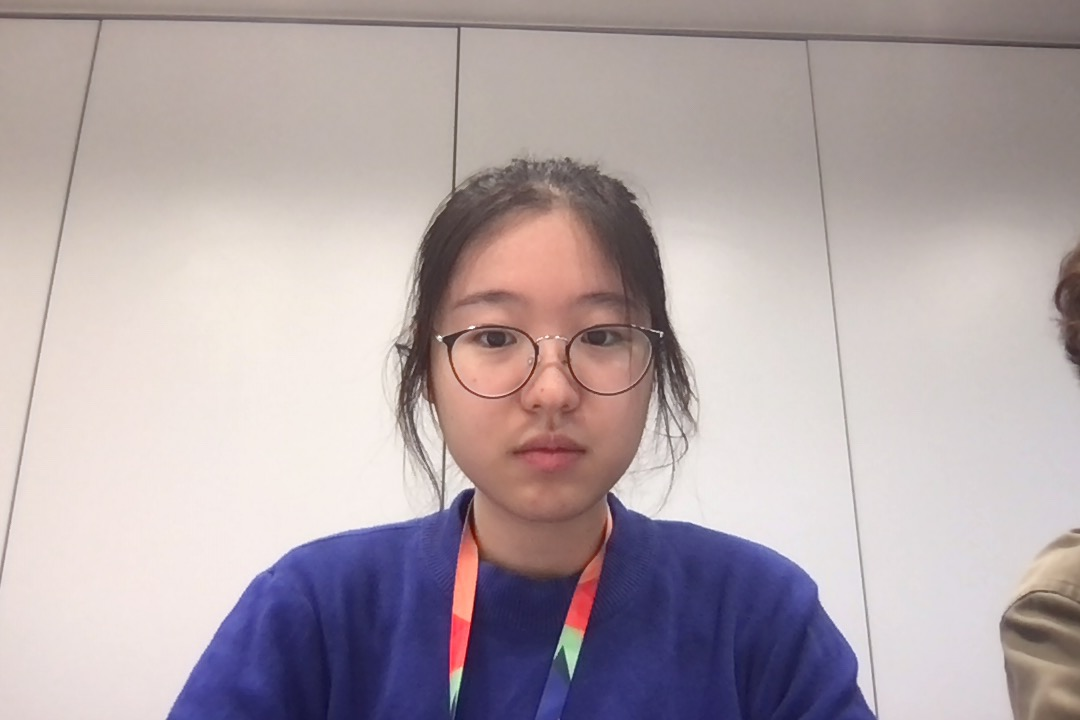
#> input picture coursework/python/image_basics/sample_pics/photo1.jpg, 1080 x 720 px; its folder holds only this picture in this run
$ jupyter execute background_subtraction.ipynb
#> lines starting #> are read from the running program, lines starting #| are printed output that depends on the picture
[cell 1]
import imageio as io
import numpy as np
import os
import matplotlib.pyplot as plt
import cv2

[cell 2]
root = 'sample_pics/'
photos = os.listdir(root)
grays = []
for photo in (photos):
    this_img = io.imread(root+photo)
#> this_img is the input picture: shape (720, 1080, 3); mean R, G, B 178.2, 165.5, 169
    this_gray = cv2.cvtColor(this_img, cv2.COLOR_BGR2GRAY)
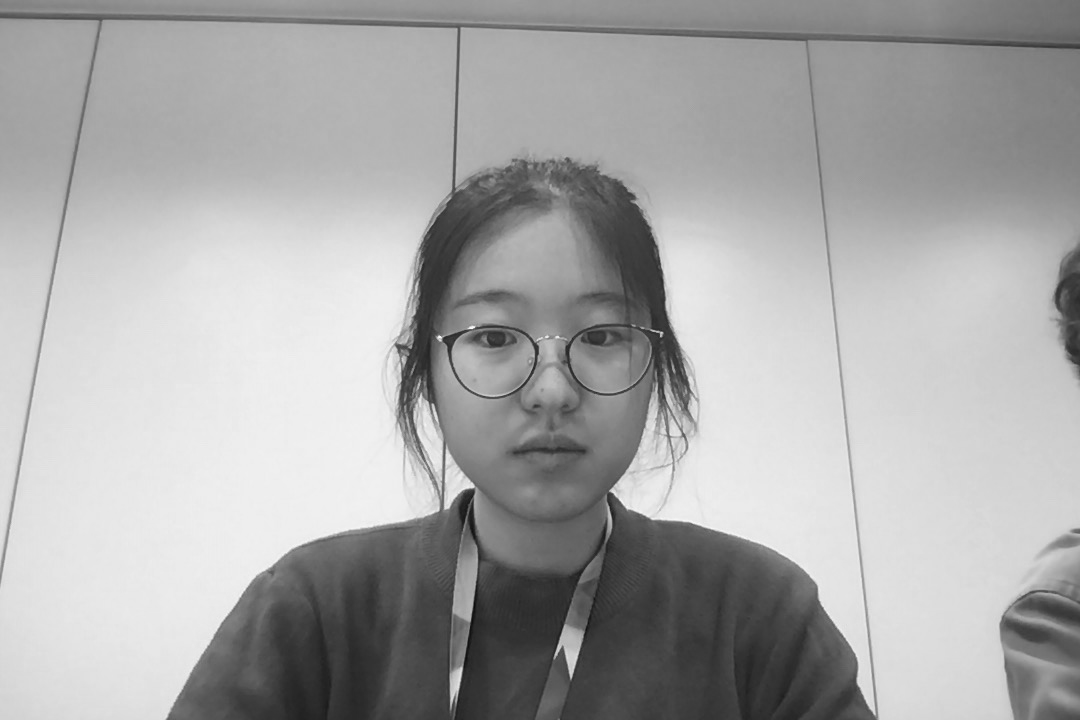
#> this_gray: shape (720, 1080); min 9, max 250, mean 168.1
    plt.figure()
    plt.imshow(this_img)
    grays.append(this_gray)
grays = np.array(grays)
average_grays = np.average(grays, axis=0)
plt.figure()
plt.imshow(average_grays,cmap='gray')

[cell 3]
for photo in (photos):
    this_img = io.imread(root+photo)
    this_gray = cv2.cvtColor(this_img, cv2.COLOR_BGR2GRAY)
    this_gray = this_gray.astype('float32')
    img_subt = this_gray - average_grays
#> img_subt: shape (720, 1080) float64; every value is 0
    img_subt = np.clip(img_subt,0,255)
    plt.figure()
    plt.imshow(img_subt,cmap='gray',vmin=0,vmax=255)


$ run again, on coursework/python/image_basics/sample_pics/photo5.jpg
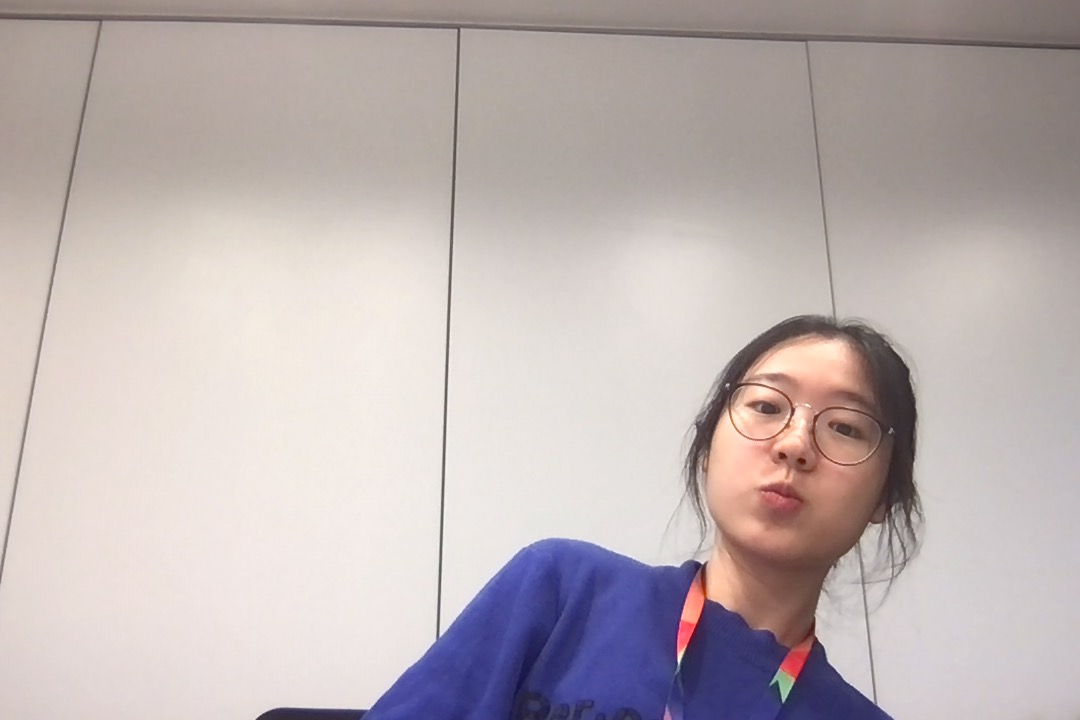
#> input picture coursework/python/image_basics/sample_pics/photo5.jpg, 1080 x 720 px
#> this_img is the input picture: shape (720, 1080, 3); mean R, G, B 190, 179.2, 179.2
#> `this_gray = cv2.cvtColor(this_img, cv2.COLOR_BGR2GRAY)`:
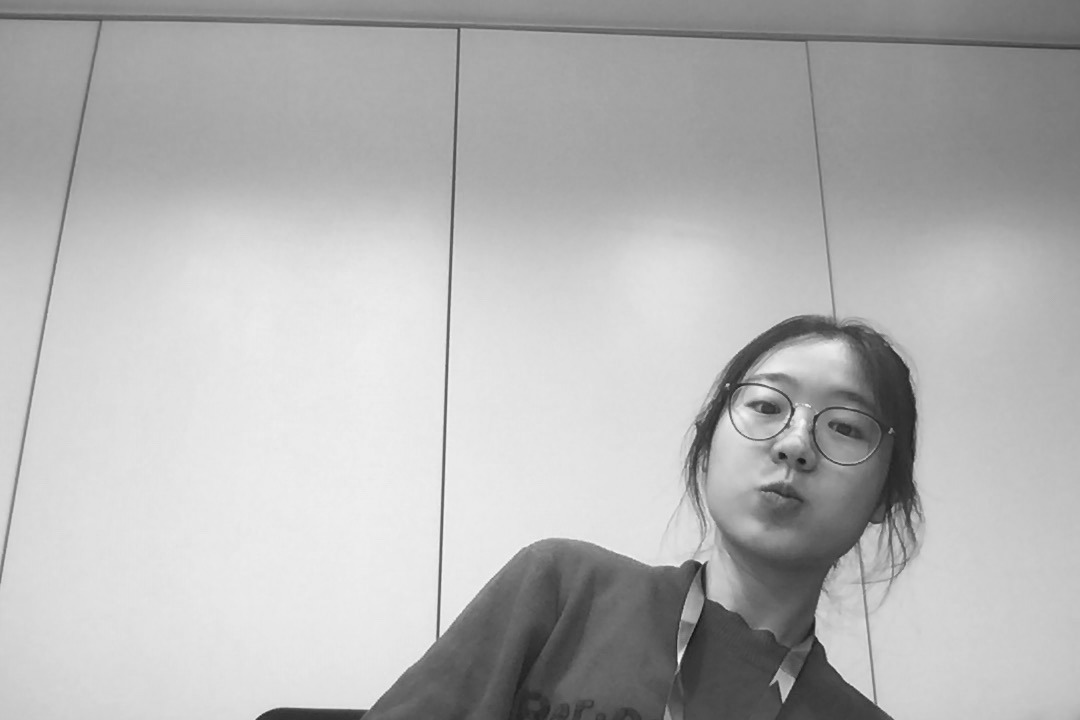
#> this_gray: shape (720, 1080); min 18, max 248, mean 180.4
#> img_subt: shape (720, 1080) float64; every value is 0

$ run again, on coursework/python/image_basics/sample_pics/photo2.jpg
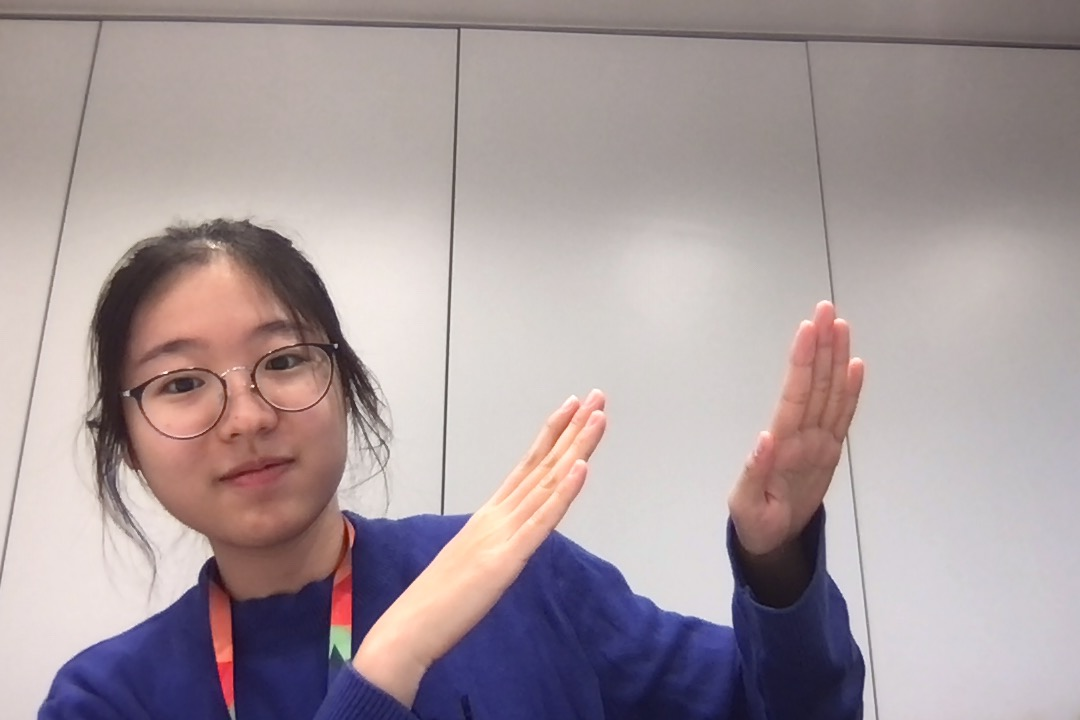
#> input picture coursework/python/image_basics/sample_pics/photo2.jpg, 1080 x 720 px
#> this_img is the input picture: shape (720, 1080, 3); mean R, G, B 167.3, 153.9, 156.9
#> `this_gray = cv2.cvtColor(this_img, cv2.COLOR_BGR2GRAY)`:
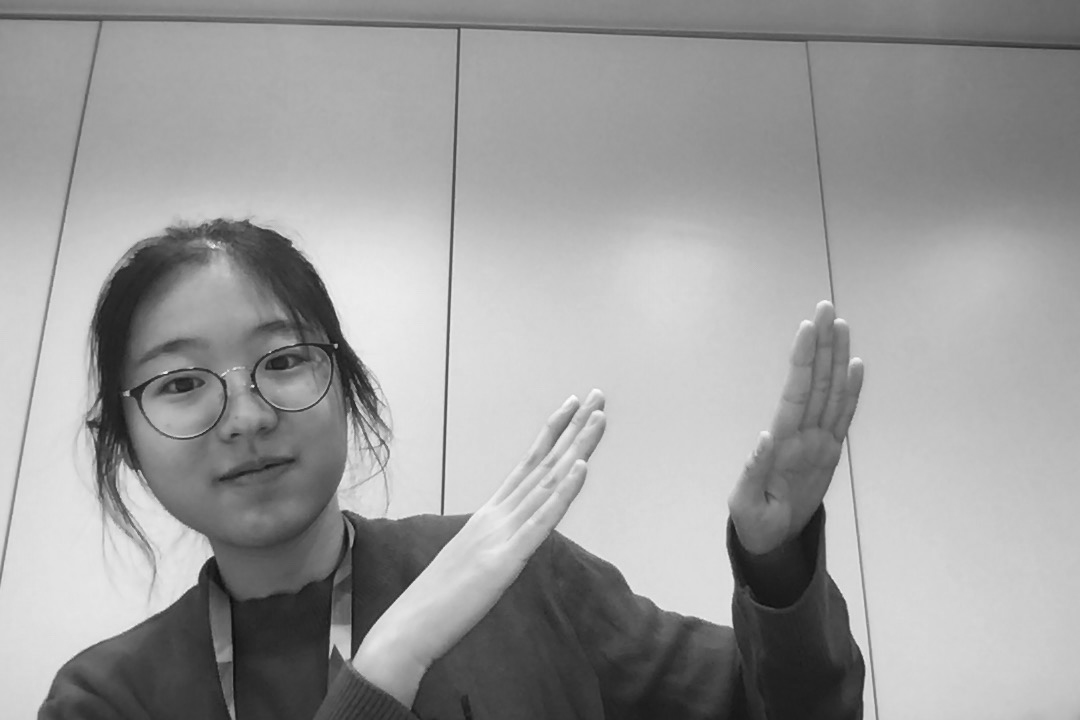
#> this_gray: shape (720, 1080); min 12, max 252, mean 156.4
#> img_subt: shape (720, 1080) float64; every value is 0

$ run again, on coursework/python/image_basics/sample_pics/photo3.jpg
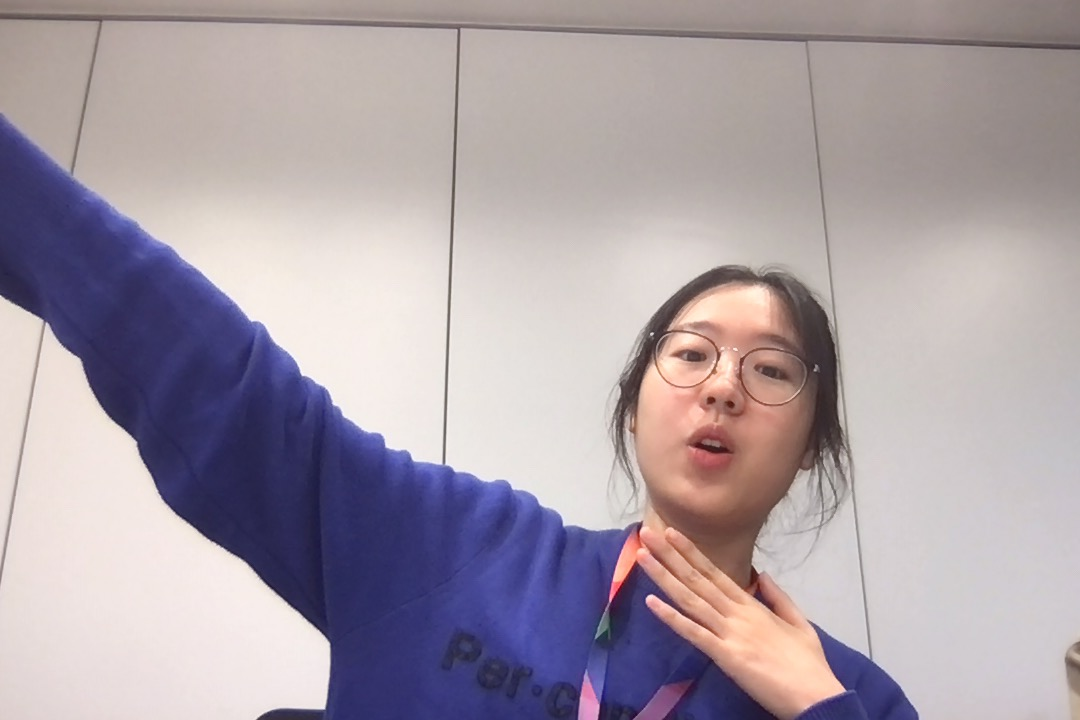
#> input picture coursework/python/image_basics/sample_pics/photo3.jpg, 1080 x 720 px
#> this_img is the input picture: shape (720, 1080, 3); mean R, G, B 169.4, 158.4, 166.7
#> `this_gray = cv2.cvtColor(this_img, cv2.COLOR_BGR2GRAY)`:
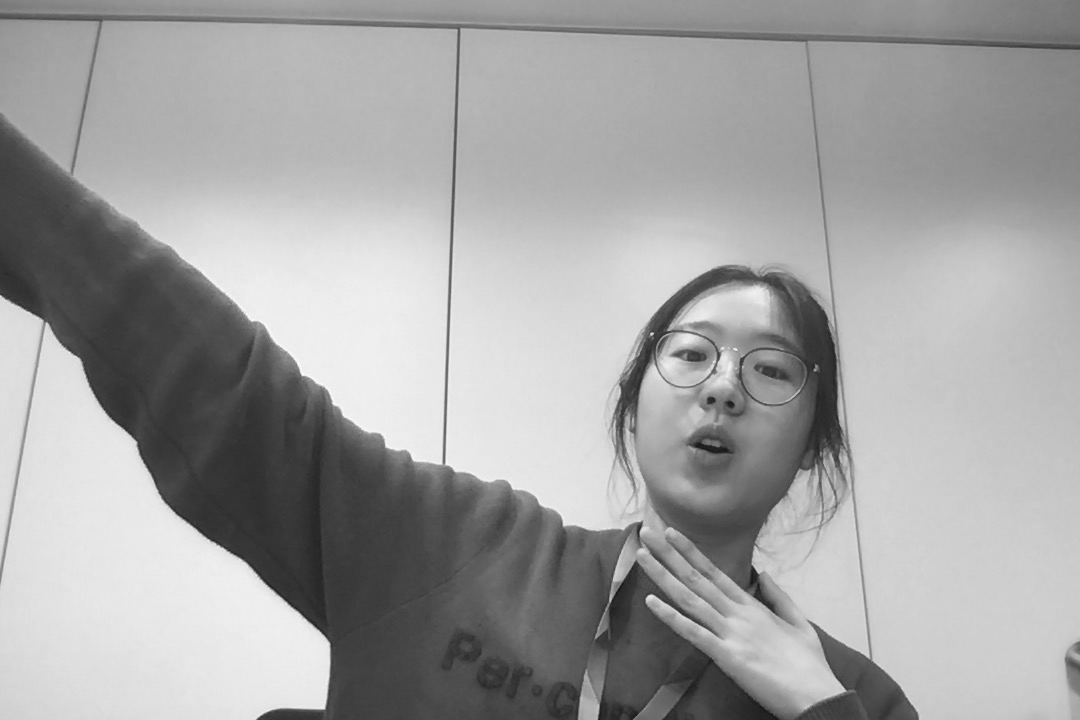
#> this_gray: shape (720, 1080); min 18, max 253, mean 162.2
#> img_subt: shape (720, 1080) float64; every value is 0

$ run again, on coursework/python/image_basics/sample_pics/photo4.jpg
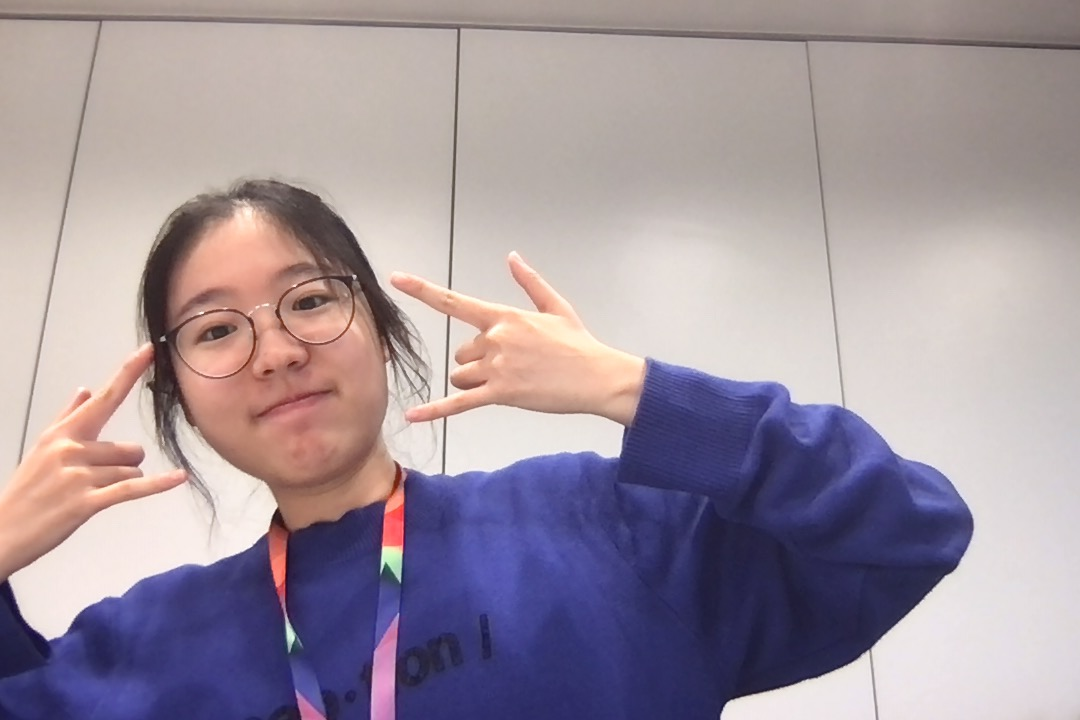
#> input picture coursework/python/image_basics/sample_pics/photo4.jpg, 1080 x 720 px
#> this_img is the input picture: shape (720, 1080, 3); mean R, G, B 160.6, 147.4, 157.4
#> `this_gray = cv2.cvtColor(this_img, cv2.COLOR_BGR2GRAY)`:
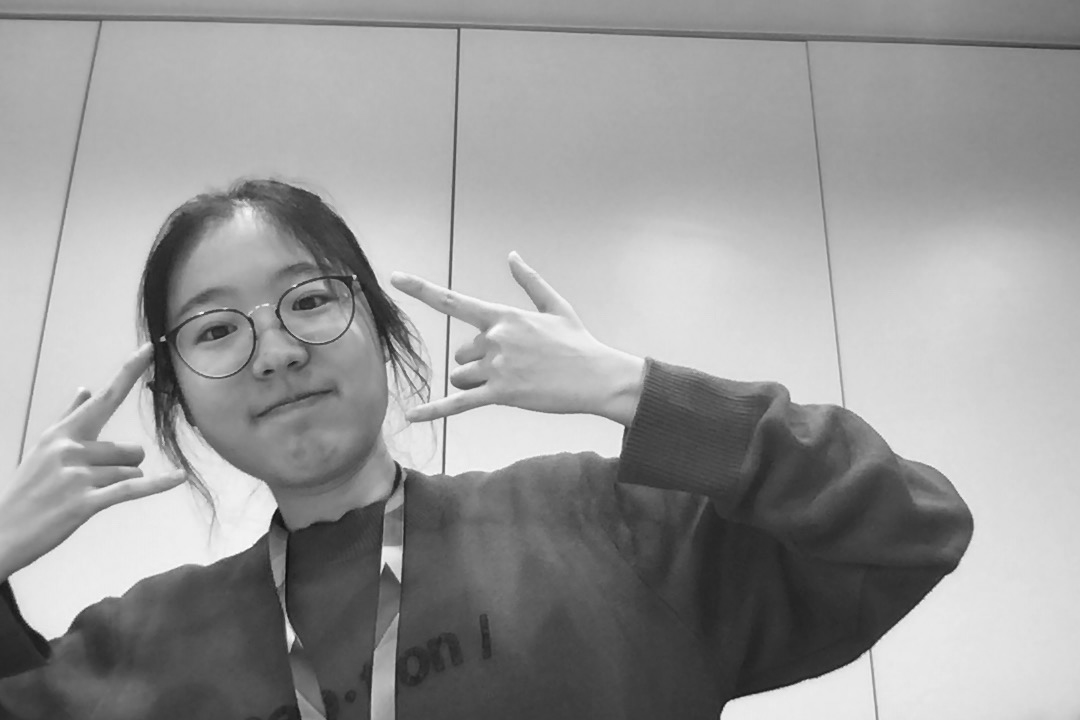
#> this_gray: shape (720, 1080); min 12, max 253, mean 151.9
#> img_subt: shape (720, 1080) float64; every value is 0
